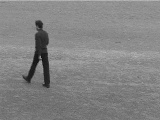
#> input picture data/walking/jpg/person01_walking_d2_uncomp.aviframe446.jpg, 160 x 120 px, found by its file name; its folder holds 4 pictures in this run
$ python MLPBaseline.py
#> lines starting #> are read from the running program, lines starting #| are printed output that depends on the picture
# -*- coding: utf-8 -*-
"""
Created on Sat Apr 21 14:39:53 2018

@author: maxco
"""

import os
import cv2
import numpy as np

cwd = os.getcwd()
filelist=[]
for file in os.listdir(cwd+"\jpg"):
    if file.endswith(".jpg"):
        filelist.append(file)
#> pass 2 of the loop `for file in os.listdir(cwd+"\jpg"):`:
#> pass 3 of the loop `for file in os.listdir(cwd+"\jpg"):`:
#> the loop made 4 passes; the first 3 are shown

training_data = []
IMG_SIZE=32

for path in filelist[:100]:
    img_data = cv2.imread(cwd+"\jpg\\"+path, cv2.IMREAD_GRAYSCALE)
#> img_data is the input picture: shape (120, 160); min 11, max 187, mean 131.4
    img_data = cv2.resize(img_data, (IMG_SIZE, IMG_SIZE))
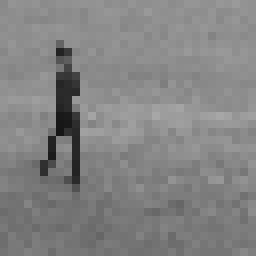
#> img_data: shape (32, 32) (shown 8 times larger); min 22, max 167, mean 131.2
    training_data.append([np.array(img_data)])
#> pass 2 of the loop `for path in filelist[:100]:`:
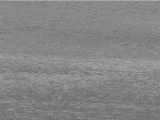
#> input picture data/walking/jpg/person01_walking_d3_uncomp.aviframe607.jpg, 160 x 120 px, found by its file name
#> img_data is the input picture: shape (120, 160); min 99, max 176, mean 133.1
#> `img_data = cv2.resize(img_data, (IMG_SIZE, IMG_SIZE))`:
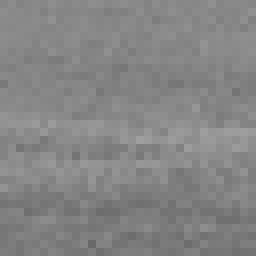
#> img_data: shape (32, 32) (shown 8 times larger); min 105, max 159, mean 132.8
#> pass 3 of the loop `for path in filelist[:100]:`:
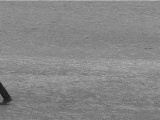
#> input picture data/walking/jpg/person01_walking_d3_uncomp.aviframe81.jpg, 160 x 120 px, found by its file name
#> img_data is the input picture: shape (120, 160); min 22, max 182, mean 134.9
#> `img_data = cv2.resize(img_data, (IMG_SIZE, IMG_SIZE))`:
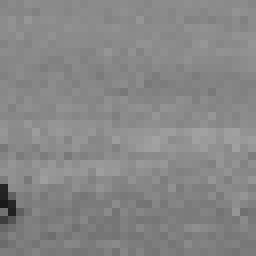
#> img_data: shape (32, 32) (shown 8 times larger); min 25, max 163, mean 134.7
#> the loop made 4 passes; the first 3 are shown

def sample(collection,index=0,gap=1):
    before=collection[0]
    after=collection[2]
    mid=collection[1]
    return before, after, mid

def show_sample_train(collection,batch_size, gap):
    before, after, mid = sample(collection,index=0,gap=1)
    print("Range of Image Piece Value: [{}, {}]".format(np.min(mid), np.max(mid)))
    print("Before: {}".format(before.shape))
    print("After:  {}".format(after.shape))
    print("Mid:    {}".format(mid.shape))
    size = (20, 2)
    plot_images(before, size, "Before")
    plot_images(mid, size, "Mid")
    plot_images(after, size, "After")

#> (the run stopped early here; a loop or call above may not have finished)
